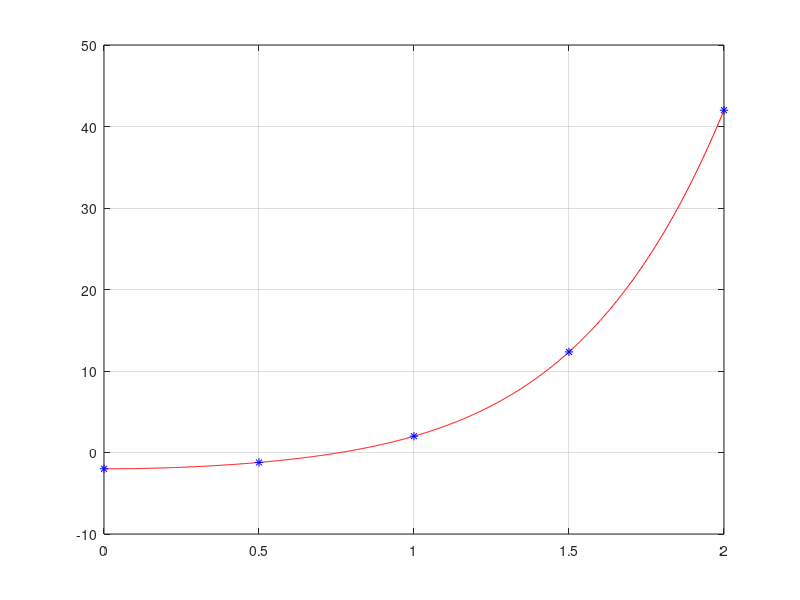

Source code (MATLAB):
%{
Ejercicio: Intro_Ej9
Author: Juan Gonzalez
juangonzalez.com.ar
%}
%Defino el vector de los coef del pol
pol = [1 0 0 3 0 -2];
%Defino los intervalos
x = 0:1/401:2;
y = 0:0.5:2;
%Inicializo en cero los vectores para darles un tamaño y evitar error de
%tamaño
value = zeros([length(x), 1]);
value_y = zeros([length(y), 1]);
j = 1;

for i=x
    value(j) = polyval(pol,i);
    j = j + 1;
end
j = 1;
for i=y
    value_y(j) = polyval(pol,i);
    j = j + 1;
end
%Grafico
plot(x, value, 'r', y, value_y, 'b*'), grid on